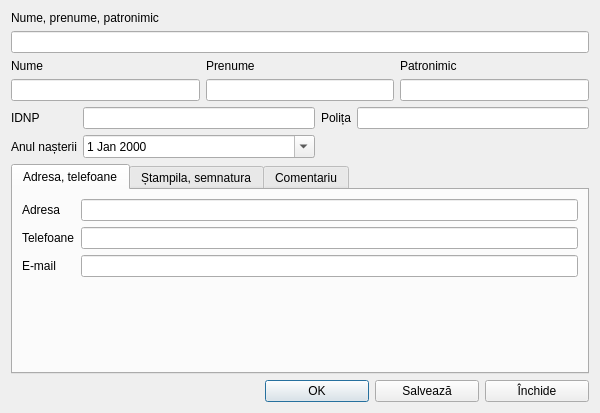
<?xml version="1.0" encoding="UTF-8"?>
<ui version="4.0">
 <class>CatGeneral</class>
 <widget class="QDialog" name="CatGeneral">
  <property name="geometry">
   <rect>
    <x>0</x>
    <y>0</y>
    <width>600</width>
    <height>413</height>
   </rect>
  </property>
  <property name="font">
   <font>
    <family>Segoe UI</family>
   </font>
  </property>
  <property name="windowTitle">
   <string>Dialog</string>
  </property>
  <layout class="QGridLayout" name="gridLayout_4">
   <item row="0" column="0">
    <layout class="QVBoxLayout" name="verticalLayout">
     <item>
      <widget class="QLabel" name="label">
       <property name="text">
        <string>Nume, prenume, patronimic</string>
       </property>
      </widget>
     </item>
     <item>
      <widget class="QLineEdit" name="editFullName"/>
     </item>
    </layout>
   </item>
   <item row="1" column="0">
    <layout class="QGridLayout" name="gridLayout">
     <item row="0" column="0">
      <widget class="QLabel" name="label_2">
       <property name="text">
        <string>Nume</string>
       </property>
      </widget>
     </item>
     <item row="1" column="1">
      <widget class="QLineEdit" name="editPrenume"/>
     </item>
     <item row="0" column="1">
      <widget class="QLabel" name="label_3">
       <property name="text">
        <string>Prenume</string>
       </property>
      </widget>
     </item>
     <item row="1" column="0">
      <widget class="QLineEdit" name="editName"/>
     </item>
     <item row="1" column="2">
      <widget class="QLineEdit" name="editPatronimic"/>
     </item>
     <item row="0" column="2">
      <widget class="QLabel" name="labelPatronimic">
       <property name="text">
        <string>Patronimic</string>
       </property>
      </widget>
     </item>
    </layout>
   </item>
   <item row="2" column="0">
    <layout class="QGridLayout" name="gridLayout_3">
     <item row="0" column="1">
      <widget class="QLineEdit" name="editIDNP"/>
     </item>
     <item row="1" column="3">
      <spacer name="horizontalSpacer_2">
       <property name="orientation">
        <enum>Qt::Horizontal</enum>
       </property>
       <property name="sizeHint" stdset="0">
        <size>
         <width>40</width>
         <height>20</height>
        </size>
       </property>
      </spacer>
     </item>
     <item row="1" column="0">
      <widget class="QLabel" name="labelDateEdit">
       <property name="text">
        <string>Anul nașterii</string>
       </property>
      </widget>
     </item>
     <item row="1" column="1">
      <widget class="QDateEdit" name="dateEdit">
       <property name="calendarPopup">
        <bool>true</bool>
       </property>
      </widget>
     </item>
     <item row="0" column="3">
      <widget class="QLineEdit" name="editPoliceMed"/>
     </item>
     <item row="0" column="0">
      <widget class="QLabel" name="labelIDNP">
       <property name="text">
        <string>IDNP</string>
       </property>
      </widget>
     </item>
     <item row="0" column="2">
      <widget class="QLabel" name="labelPoliceMed">
       <property name="text">
        <string>Polița</string>
       </property>
      </widget>
     </item>
    </layout>
   </item>
   <item row="4" column="0">
    <layout class="QHBoxLayout" name="horizontalLayout">
     <item>
      <spacer name="horizontalSpacer">
       <property name="orientation">
        <enum>Qt::Horizontal</enum>
       </property>
       <property name="sizeHint" stdset="0">
        <size>
         <width>40</width>
         <height>20</height>
        </size>
       </property>
      </spacer>
     </item>
     <item>
      <widget class="QPushButton" name="btnOK">
       <property name="minimumSize">
        <size>
         <width>104</width>
         <height>0</height>
        </size>
       </property>
       <property name="text">
        <string>OK</string>
       </property>
       <property name="icon">
        <iconset resource="../resource.qrc">
         <normaloff>:/img/accept_button.png</normaloff>:/img/accept_button.png</iconset>
       </property>
       <property name="shortcut">
        <string>Ctrl+Return</string>
       </property>
      </widget>
     </item>
     <item>
      <widget class="QPushButton" name="btnWrite">
       <property name="minimumSize">
        <size>
         <width>104</width>
         <height>0</height>
        </size>
       </property>
       <property name="text">
        <string>Salvează</string>
       </property>
       <property name="icon">
        <iconset resource="../resource.qrc">
         <normaloff>:/img/save.png</normaloff>:/img/save.png</iconset>
       </property>
      </widget>
     </item>
     <item>
      <widget class="QPushButton" name="btnCancel">
       <property name="minimumSize">
        <size>
         <width>104</width>
         <height>0</height>
        </size>
       </property>
       <property name="text">
        <string>Închide</string>
       </property>
       <property name="icon">
        <iconset resource="../resource.qrc">
         <normaloff>:/img/close_x32.png</normaloff>:/img/close_x32.png</iconset>
       </property>
      </widget>
     </item>
    </layout>
   </item>
   <item row="3" column="0">
    <widget class="QTabWidget" name="tabWidget">
     <property name="currentIndex">
      <number>0</number>
     </property>
     <widget class="QWidget" name="tab_address">
      <attribute name="title">
       <string>Adresa, telefoane</string>
      </attribute>
      <layout class="QGridLayout" name="gridLayout_2">
       <item row="0" column="1">
        <widget class="QLineEdit" name="editAddress"/>
       </item>
       <item row="0" column="0">
        <widget class="QLabel" name="labelAddress">
         <property name="text">
          <string>Adresa</string>
         </property>
        </widget>
       </item>
       <item row="1" column="1">
        <widget class="QLineEdit" name="editTelephone"/>
       </item>
       <item row="2" column="1">
        <widget class="QLineEdit" name="editEmail"/>
       </item>
       <item row="1" column="0">
        <widget class="QLabel" name="label_9">
         <property name="text">
          <string>Telefoane</string>
         </property>
        </widget>
       </item>
       <item row="2" column="0">
        <widget class="QLabel" name="label_10">
         <property name="text">
          <string>E-mail</string>
         </property>
        </widget>
       </item>
       <item row="3" column="1">
        <spacer name="verticalSpacer">
         <property name="orientation">
          <enum>Qt::Vertical</enum>
         </property>
         <property name="sizeHint" stdset="0">
          <size>
           <width>20</width>
           <height>40</height>
          </size>
         </property>
        </spacer>
       </item>
      </layout>
     </widget>
     <widget class="QWidget" name="tab_stamp">
      <attribute name="title">
       <string>Ștampila, semnatura</string>
      </attribute>
      <layout class="QGridLayout" name="gridLayout_5">
       <item row="0" column="1">
        <widget class="QGroupBox" name="groupBox_2">
         <property name="font">
          <font>
           <family>Segoe UI</family>
           <bold>true</bold>
          </font>
         </property>
         <property name="title">
          <string>Semnatura</string>
         </property>
         <layout class="QGridLayout" name="gridLayout_7">
          <item row="0" column="1">
           <widget class="QToolButton" name="btnClearSignature">
            <property name="text">
             <string>...</string>
            </property>
            <property name="icon">
             <iconset resource="../resource.qrc">
              <normaloff>:/img/clear_x32.png</normaloff>:/img/clear_x32.png</iconset>
            </property>
           </widget>
          </item>
          <item row="1" column="1">
           <spacer name="verticalSpacer_3">
            <property name="orientation">
             <enum>Qt::Vertical</enum>
            </property>
            <property name="sizeHint" stdset="0">
             <size>
              <width>20</width>
              <height>40</height>
             </size>
            </property>
           </spacer>
          </item>
          <item row="0" column="0" rowspan="2">
           <widget class="QLabel" name="imageSignature">
            <property name="font">
             <font>
              <family>.AppleSystemUIFont</family>
              <pointsize>9</pointsize>
              <bold>false</bold>
             </font>
            </property>
            <property name="styleSheet">
             <string notr="true">color: rgb(154, 153, 150)</string>
            </property>
            <property name="frameShape">
             <enum>QFrame::StyledPanel</enum>
            </property>
            <property name="text">
             <string>&lt;html&gt;&lt;head/&gt;&lt;body&gt;&lt;p&gt;Apasa pentru a &lt;br&gt;alege imaginea&lt;/p&gt;&lt;/body&gt;&lt;/html&gt;</string>
            </property>
            <property name="alignment">
             <set>Qt::AlignCenter</set>
            </property>
           </widget>
          </item>
         </layout>
        </widget>
       </item>
       <item row="0" column="0">
        <widget class="QGroupBox" name="groupBox">
         <property name="font">
          <font>
           <family>Segoe UI</family>
           <bold>true</bold>
          </font>
         </property>
         <property name="title">
          <string>Ștampila</string>
         </property>
         <layout class="QGridLayout" name="gridLayout_6">
          <item row="0" column="1">
           <widget class="QToolButton" name="btnClearStamp">
            <property name="text">
             <string>...</string>
            </property>
            <property name="icon">
             <iconset resource="../resource.qrc">
              <normaloff>:/img/clear_x32.png</normaloff>:/img/clear_x32.png</iconset>
            </property>
           </widget>
          </item>
          <item row="1" column="1">
           <spacer name="verticalSpacer_2">
            <property name="orientation">
             <enum>Qt::Vertical</enum>
            </property>
            <property name="sizeHint" stdset="0">
             <size>
              <width>20</width>
              <height>40</height>
             </size>
            </property>
           </spacer>
          </item>
          <item row="0" column="0" rowspan="2">
           <widget class="QLabel" name="imageStamp">
            <property name="font">
             <font>
              <family>.AppleSystemUIFont</family>
              <pointsize>9</pointsize>
              <bold>false</bold>
             </font>
            </property>
            <property name="styleSheet">
             <string notr="true">color: rgb(154, 153, 150)</string>
            </property>
            <property name="frameShape">
             <enum>QFrame::StyledPanel</enum>
            </property>
            <property name="text">
             <string>&lt;html&gt;&lt;head/&gt;&lt;body&gt;&lt;p&gt;Apasa pentru a &lt;br&gt;alege imaginea&lt;/p&gt;&lt;/body&gt;&lt;/html&gt;</string>
            </property>
            <property name="alignment">
             <set>Qt::AlignCenter</set>
            </property>
           </widget>
          </item>
         </layout>
        </widget>
       </item>
       <item row="1" column="0" colspan="2">
        <spacer name="verticalSpacer_4">
         <property name="orientation">
          <enum>Qt::Vertical</enum>
         </property>
         <property name="sizeHint" stdset="0">
          <size>
           <width>20</width>
           <height>40</height>
          </size>
         </property>
        </spacer>
       </item>
      </layout>
     </widget>
     <widget class="QWidget" name="tab_comment">
      <attribute name="title">
       <string>Comentariu</string>
      </attribute>
      <layout class="QVBoxLayout" name="verticalLayout_2">
       <item>
        <widget class="QTextEdit" name="editComment"/>
       </item>
      </layout>
     </widget>
    </widget>
   </item>
  </layout>
 </widget>
 <tabstops>
  <tabstop>editFullName</tabstop>
  <tabstop>editIDNP</tabstop>
  <tabstop>editPoliceMed</tabstop>
  <tabstop>dateEdit</tabstop>
  <tabstop>editAddress</tabstop>
  <tabstop>editTelephone</tabstop>
  <tabstop>editEmail</tabstop>
  <tabstop>btnOK</tabstop>
  <tabstop>btnWrite</tabstop>
  <tabstop>btnCancel</tabstop>
  <tabstop>editName</tabstop>
  <tabstop>editPrenume</tabstop>
  <tabstop>editPatronimic</tabstop>
  <tabstop>tabWidget</tabstop>
  <tabstop>editComment</tabstop>
 </tabstops>
 <resources>
  <include location="../resource.qrc"/>
 </resources>
 <connections/>
</ui>
